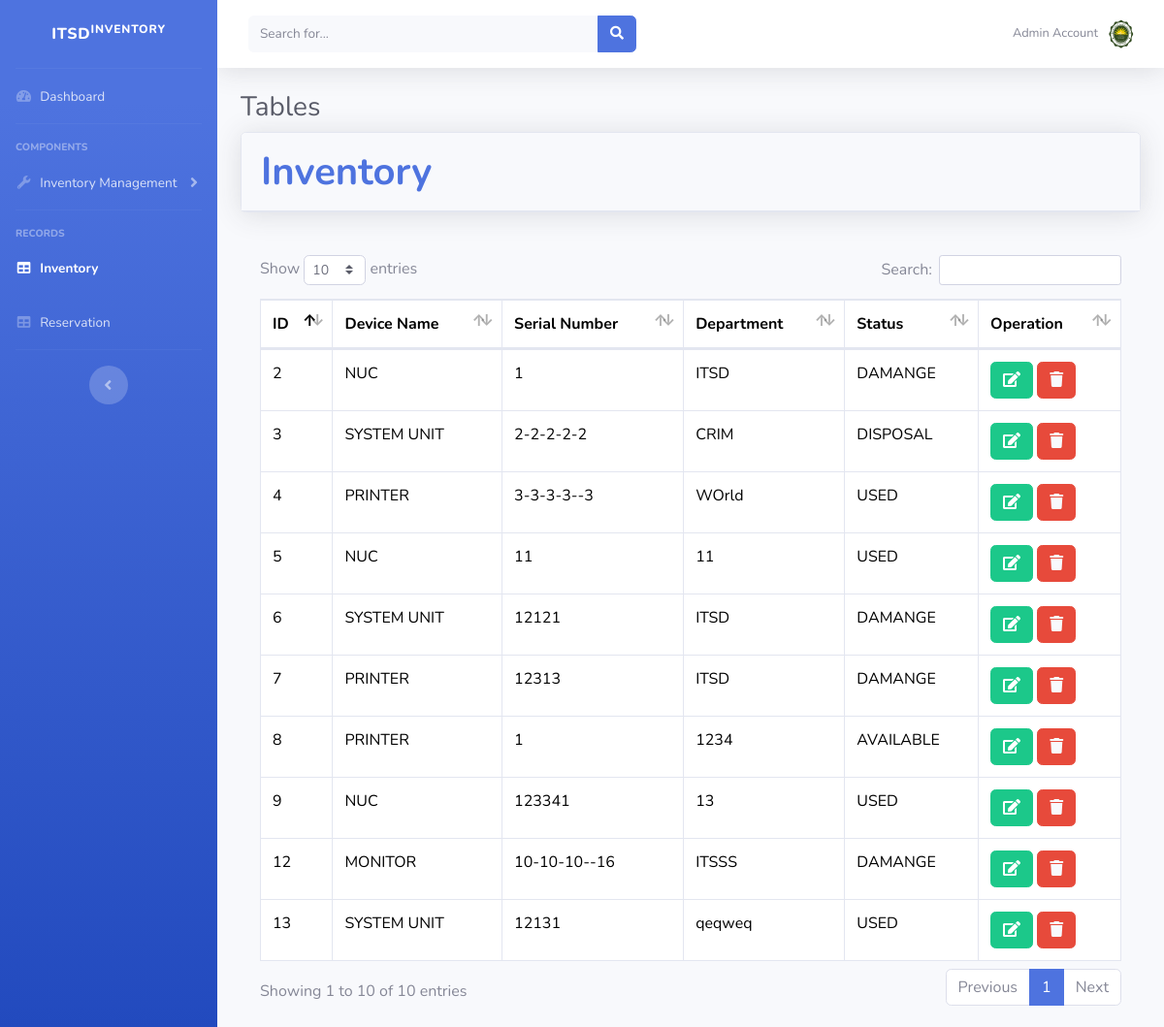
/tables.php, run on the app's committed database.
### tables this page shows
CREATE TABLE `inventory_records` (
  `inv_id` int(255) NOT NULL,
  `devicename` varchar(255) NOT NULL,
  `serialnum` varchar(255) NOT NULL,
  `department` varchar(255) NOT NULL,
  `status` varchar(255) NOT NULL
);

### tables.php (the view, shortened to what this page needs)
<?php
  include "conn.php";
?>
<!DOCTYPE html>
<html lang="en">
<head>
  <link href="assets/vendor/bootstrap/css/bootstrap.min.css" rel="stylesheet">
  <link href="assets/vendor/bootstrap-icons/bootstrap-icons.css" rel="stylesheet">
    <link href="vendor/fontawesome-free/css/all.min.css" rel="stylesheet" type="text/css">
    <link href="css/sb-admin-2.min.css" rel="stylesheet">
    <link href="vendor/datatables/dataTables.bootstrap4.min.css" rel="stylesheet">
</head>
<body id="page-top">
    <div id="wrapper">
        <ul class="navbar-nav bg-gradient-primary sidebar sidebar-dark accordion" id="accordionSidebar">
            <a class="sidebar-brand d-flex align-items-center justify-content-center" href="tables.php">
                <div class="sidebar-brand-text mx-3">ITSD<sup>Inventory</sup></div>
            </a>
            <hr class="sidebar-divider my-0">
            <li class="nav-item">
                <a class="nav-link" href="dashboard.php">
                    <i class="fas fa-fw fa-tachometer-alt"></i>
                    <span>Dashboard</span></a>
            </li>
            <hr class="sidebar-divider">
            <div class="sidebar-heading">
                Components
            </div>
            <li class="nav-item">
                <a class="nav-link collapsed" href="#" data-toggle="collapse" data-target="#collapseUtilities"
                    aria-expanded="true" aria-controls="collapseUtilities">
                    <i class="fas fa-fw fa-wrench"></i>
                    <span>Inventory Management</span>
                </a>
            </li>
            <hr class="sidebar-divider">
            <div class="sidebar-heading">
                Records
            </div>
            <li class="nav-item active">
                <a class="nav-link" href="tables.php">
                    <i class="fas fa-fw fa-table"></i>
                    <span>Inventory</span></a>
            </li>
             <li class="nav-item">
                <a class="nav-link" href="#">
                    <i class="fas fa-fw fa-table"></i>
                    <span>Reservation</span></a>
            </li>
            <hr class="sidebar-divider d-none d-md-block">
            <div class="text-center d-none d-md-inline">
                <button class="rounded-circle border-0" id="sidebarToggle"></button>
            </div>
        </ul>
        <div id="content-wrapper" class="d-flex flex-column">
            <div id="content">
                <nav class="navbar navbar-expand navbar-light bg-white topbar mb-4 static-top shadow">
                    <form
                        class="d-none d-sm-inline-block form-inline mr-auto ml-md-3 my-2 my-md-0 mw-100 navbar-search">
                        <div class="input-group">
                            <input type="text" class="form-control bg-light border-0 small" placeholder="Search for..."
                                aria-label="Search" aria-describedby="basic-addon2">
                            <div class="input-group-append">
                                <button class="btn btn-primary" type="button">
                                    <i class="fas fa-search fa-sm"></i>
                                </button>
                            </div>
                        </div>
                    </form>
                    <ul class="navbar-nav ml-auto">
                        <li class="nav-item dropdown no-arrow">
                            <a class="nav-link dropdown-toggle" href="#" id="userDropdown" role="button"
                                data-toggle="dropdown" aria-haspopup="true" aria-expanded="false">
                                <span class="mr-2 d-none d-lg-inline text-gray-600 small">Admin Account</span>
                                <img class="img-profile rounded-circle"
                                    src="img/ui3.jpg">
                            </a>
                        </li>
                    </ul>
                </nav>
                <div class="container-fluid">
                    <h1 class="h3 mb-2 text-gray-800">Tables</h1>
                     <div class="card shadow mb-4">
                     <div class="card-header py-3">
    <h1 class="m-0 font-weight-bold text-primary">Inventory</h1>
</div>
    </div>
    <div class="card-body">
    <div class="table-responsive">
    <?php
        $query = "SELECT * FROM inventory_records";
        $query_run = mysqli_query($conn, $query);
    ?>
        <table class="table table-bordered" id="dataTable" width="100%" cellspacing="0">
            <thead>
                <tr>
                    <th scope="col">ID</th>
                    <th scope="col">Device Name</th>
                    <th scope="col">Serial Number</th>
                    <th scope="col">Department</th>
                    <th scope="col">Status</th>
                    <th scope="col">Operation</th>
                </tr>
            </thead>
            <tbody>
                <?php
                  if($query_run)
                  {
                    foreach($query_run as $row)
                  {
            ?>
                    <tr>
                        <td><?php echo $row['inv_id']; ?></td>
                        <td><?php echo $row['devicename']; ?></td>
                        <td><?php echo $row['serialnum']; ?></td>
                        <td><?php echo $row['department']; ?></td>
                        <td><?php echo $row['status']; ?></td>
                        <td>
                            <button type="button" class="btn btn-success editbtn" data-bs-toggle="modal" data-bs-target="#editmodal-<?php echo $row['inv_id']; ?>">
                            <i class="fas fa-edit"></i></button>
                            <button class="btn btn-danger">
                                <a href="deleteinventory.php?inv_id=<?php echo $row['inv_id']; ?>" class="text-light">
                                    <i class="fa-solid fa-trash"></i>
                                </a>
                            </button>
                  </div>
                </div>
            </div>
                        </td>
                    </tr>
                    </div>
             <?php
                }
            }
            else
            {
                echo "no record";
            }
        ?>
</body>
</html>

### data on the page
inventory_records: inv_id "2", devicename "NUC", serialnum "1", department "ITSD", status "DAMANGE"
inventory_records: inv_id "3", devicename "SYSTEM UNIT", serialnum "2-2-2-2-2", department "CRIM", status "DISPOSAL"
inventory_records: inv_id "4", devicename "PRINTER", serialnum "3-3-3-3--3", department "WOrld", status "USED"
inventory_records: inv_id "5", devicename "NUC", serialnum "11", department "11", status "USED"
inventory_records: inv_id "6", devicename "SYSTEM UNIT", serialnum "12121", department "ITSD", status "DAMANGE"
inventory_records: inv_id "7", devicename "PRINTER", serialnum "12313", department "ITSD", status "DAMANGE"
inventory_records: inv_id "8", devicename "PRINTER", serialnum "1", department "1234", status "AVAILABLE"
inventory_records: inv_id "9", devicename "NUC", serialnum "123341", department "13", status "USED"
inventory_records: inv_id "12", devicename "MONITOR", serialnum "10-10-10--16", department "ITSSS", status "DAMANGE"
inventory_records: inv_id "13", devicename "SYSTEM UNIT", serialnum "12131", department "qeqweq", status "USED"
